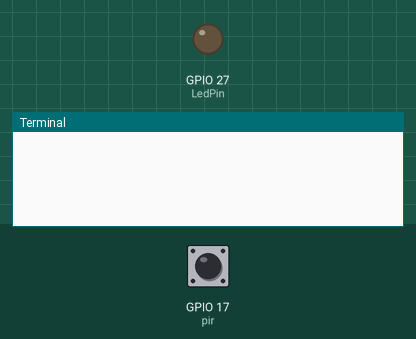
The program below on a simulated Raspberry Pi (BCM pin numbers). On the bench: output pins drawn as LEDs (lit = HIGH), the last lines printed to the terminal. The test bench sets the inputs (shaded band); at power-on: GPIO 17 (pir) LOW.

Above: at 1.2 s.
1.3 s: GPIO 17 (pir) driven HIGH
At 2.5 s:
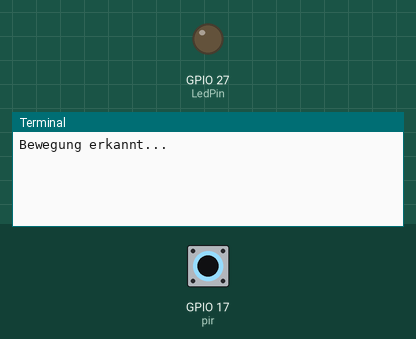
2.8 s: GPIO 17 (pir) pulsed LOW 2 times (0.12 s each, 0.3 s apart)
At 7.7 s:
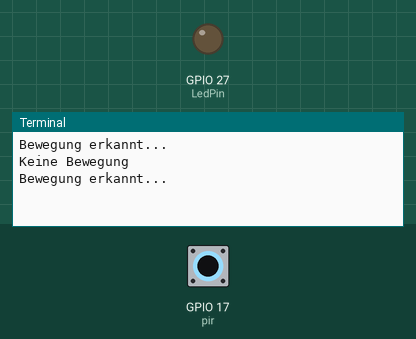

Measured:
- after the input at 1.3 s, the terminal: prints a new line at once (image 1)
- after the input at 2.8 s, the terminal: prints a new line after 3.5 s (image 2)

The program:

PIR.py
```python
import RPi.GPIO as GPIO
from gpiozero import MotionSensor
from signal import pause
import time
LedPin = 27
pir = MotionSensor(17)

GPIO.setmode(GPIO.BCM)
GPIO.setup(LedPin, GPIO.OUT)
def motion_function():
    print("Bewegung erkannt...")
    GPIO.output(LedPin, False)
    time.sleep(5)

def no_motion_function():
    print("Keine Bewegung")
    GPIO.output(LedPin, True)


pir.when_activated = motion_function
pir.when_deactivated = no_motion_function

pause()
```
